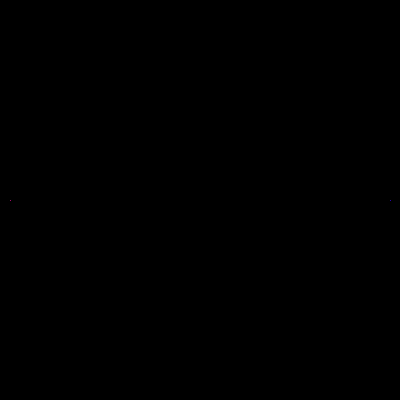
Frame 1 (no input)
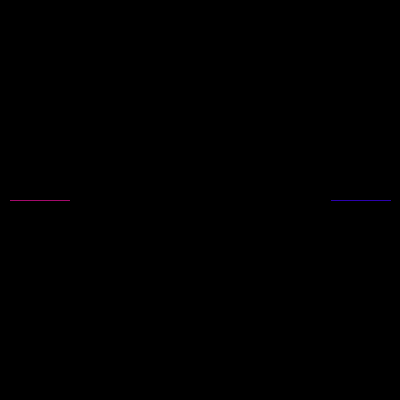
Frame 60 (the mouse pressed at the canvas centre just before this capture)
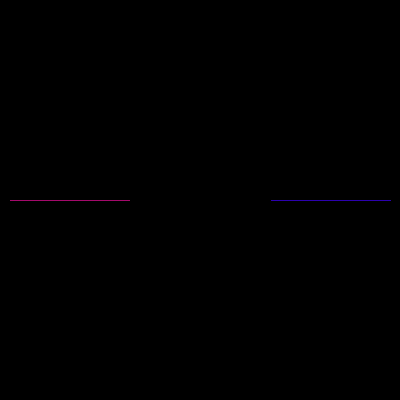
Frame 120 (the mouse held since frame 60 and released just before this capture)

The Processing sketch that drew these frames (run headless with seeded random() and noise(); from frame 60 on, the mouse is pressed at the canvas centre):

// Processing sketch: processing_78178
// ── processing_78178.pde

/* @pjs globalKeyEvents="true"; */
int x = 10;
int y = 200;
int direction = RIGHT;
int compX = 390;
int compY = 200;
int compDIR = LEFT;
boolean gameOver = false;
void setup()
{
  size(400,400);
  background(0);
}
void draw()
{
  if (gameOver == true)
  {
    fill(255, 0, 0);
    noStroke();
    ellipse(x,y,400,400);
    fill(255);
    text("GAME OVER",170,200);
  }
  else
  {
    human();
    computer();
  }
}
void human()
{
  if (get(x, y) != color(0))
  {
    gameOver = true;
  }
  stroke(232, 14, 152);
  point(x,y);
  if (direction == RIGHT)
  {
    x++;
  }
  else if (direction == LEFT)
  {
    x--;
  }
  else if (direction == UP)
  {
    y--;
  }
  else if (direction == DOWN)
  {
    y++;
  }
}
void computer()
{
  if (get(compX, compY) != color(0))
  {
    gameOver = true;
  }
    stroke(62,2,247);
    point(compX,compY);
    if(compDIR == LEFT)
    {
      compX--;
      if (get(compX-1, compY) != color(0))
      {
        if (get(compX-1, compY) != color(0))
        {
          compDIR = DOWN;
        }
        else
        {
          compDIR = UP;
        }
      }
    }
    else if(compDIR == RIGHT)
    {
      compX++;
      if (get(compX+1, compY) != color(0))
      {
        compDIR = UP;
      }
    }
    else if(compDIR == UP)
    {
      compY--;
      if(get(compX,compY-1) != color(0))
      {
        if (get(compX, Y-1) != color(0))
        {
          compDIR = LEFT;
        }
        else
        {
          compDIR = RIGHT;
        }
      }
    }
    else if(compDIR == DOWN)
    {
      compY++;
      if(get(compX, compY+1) != color(0))
      {
        compDIR= RIGHT;
      }
    }
  }

void keyPressed()
{
  if (key == 'a')
  {
    direction = LEFT;
  }
  else if (key == 'd')
  {
    direction = RIGHT;
  }
  else if (key == 'w')
  {
    direction = UP;
  }
  else if (key == 's')
  {
    direction = DOWN;
   }
}
